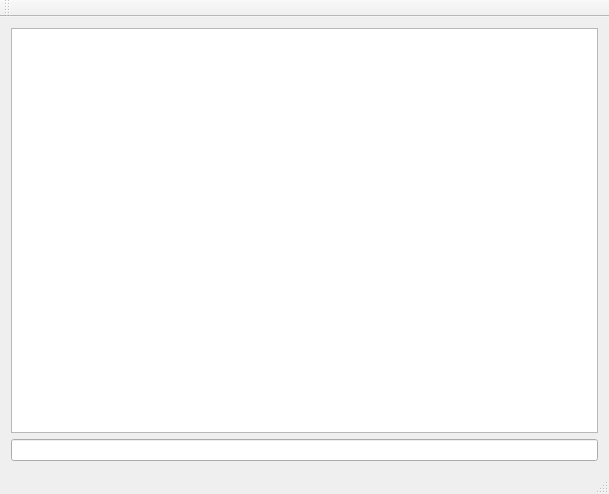
<?xml version="1.0" encoding="UTF-8"?>
<ui version="4.0">
 <class>MainWindow</class>
 <widget class="QMainWindow" name="MainWindow">
  <property name="geometry">
   <rect>
    <x>0</x>
    <y>0</y>
    <width>609</width>
    <height>494</height>
   </rect>
  </property>
  <property name="windowTitle">
   <string>nslookup</string>
  </property>
  <widget class="QWidget" name="centralWidget">
   <layout class="QVBoxLayout" name="verticalLayout">
    <item>
     <widget class="QTextEdit" name="textEdit">
      <property name="readOnly">
       <bool>true</bool>
      </property>
     </widget>
    </item>
    <item>
     <widget class="QLineEdit" name="lineEdit"/>
    </item>
   </layout>
  </widget>
  <widget class="QMenuBar" name="menuBar">
   <property name="geometry">
    <rect>
     <x>0</x>
     <y>0</y>
     <width>609</width>
     <height>25</height>
    </rect>
   </property>
  </widget>
  <widget class="QToolBar" name="mainToolBar">
   <attribute name="toolBarArea">
    <enum>TopToolBarArea</enum>
   </attribute>
   <attribute name="toolBarBreak">
    <bool>false</bool>
   </attribute>
  </widget>
  <widget class="QStatusBar" name="statusBar"/>
 </widget>
 <layoutdefault spacing="6" margin="11"/>
 <resources/>
 <connections/>
</ui>
